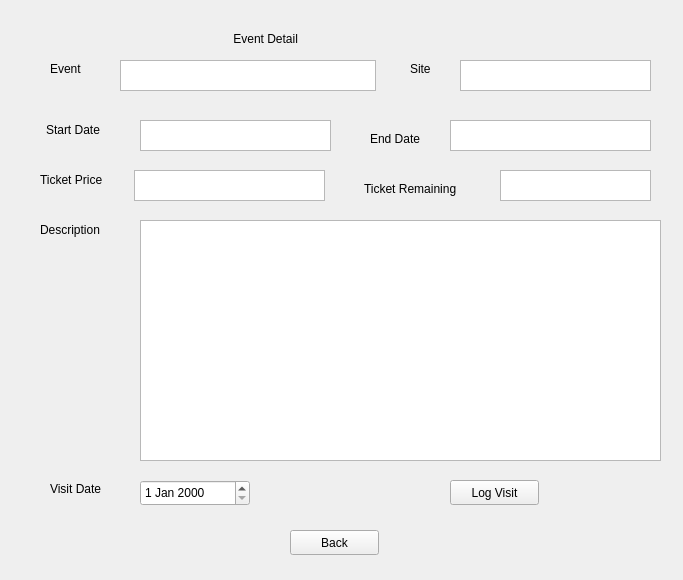
<?xml version="1.0" encoding="UTF-8"?>
<ui version="4.0">
 <class>Form</class>
 <widget class="QWidget" name="Form">
  <property name="geometry">
   <rect>
    <x>0</x>
    <y>0</y>
    <width>683</width>
    <height>580</height>
   </rect>
  </property>
  <property name="windowTitle">
   <string>Form</string>
  </property>
  <widget class="QLabel" name="label">
   <property name="geometry">
    <rect>
     <x>230</x>
     <y>30</y>
     <width>181</width>
     <height>17</height>
    </rect>
   </property>
   <property name="text">
    <string> Event Detail</string>
   </property>
  </widget>
  <widget class="QLabel" name="label_2">
   <property name="geometry">
    <rect>
     <x>50</x>
     <y>60</y>
     <width>67</width>
     <height>17</height>
    </rect>
   </property>
   <property name="text">
    <string>Event</string>
   </property>
  </widget>
  <widget class="QTextBrowser" name="textBrowser">
   <property name="geometry">
    <rect>
     <x>120</x>
     <y>60</y>
     <width>256</width>
     <height>31</height>
    </rect>
   </property>
  </widget>
  <widget class="QLabel" name="label_3">
   <property name="geometry">
    <rect>
     <x>410</x>
     <y>60</y>
     <width>67</width>
     <height>17</height>
    </rect>
   </property>
   <property name="text">
    <string>Site</string>
   </property>
  </widget>
  <widget class="QTextBrowser" name="textBrowser_2">
   <property name="geometry">
    <rect>
     <x>460</x>
     <y>60</y>
     <width>191</width>
     <height>31</height>
    </rect>
   </property>
  </widget>
  <widget class="QLabel" name="label_4">
   <property name="geometry">
    <rect>
     <x>46</x>
     <y>120</y>
     <width>81</width>
     <height>20</height>
    </rect>
   </property>
   <property name="text">
    <string>Start Date</string>
   </property>
  </widget>
  <widget class="QTextBrowser" name="textBrowser_3">
   <property name="geometry">
    <rect>
     <x>140</x>
     <y>120</y>
     <width>191</width>
     <height>31</height>
    </rect>
   </property>
  </widget>
  <widget class="QLabel" name="label_5">
   <property name="geometry">
    <rect>
     <x>370</x>
     <y>130</y>
     <width>67</width>
     <height>17</height>
    </rect>
   </property>
   <property name="text">
    <string>End Date</string>
   </property>
  </widget>
  <widget class="QTextBrowser" name="textBrowser_4">
   <property name="geometry">
    <rect>
     <x>450</x>
     <y>120</y>
     <width>201</width>
     <height>31</height>
    </rect>
   </property>
  </widget>
  <widget class="QTextBrowser" name="textBrowser_5">
   <property name="geometry">
    <rect>
     <x>134</x>
     <y>170</y>
     <width>191</width>
     <height>31</height>
    </rect>
   </property>
  </widget>
  <widget class="QLabel" name="label_6">
   <property name="geometry">
    <rect>
     <x>364</x>
     <y>180</y>
     <width>131</width>
     <height>17</height>
    </rect>
   </property>
   <property name="text">
    <string>Ticket Remaining</string>
   </property>
  </widget>
  <widget class="QLabel" name="label_7">
   <property name="geometry">
    <rect>
     <x>40</x>
     <y>170</y>
     <width>81</width>
     <height>20</height>
    </rect>
   </property>
   <property name="text">
    <string>Ticket Price</string>
   </property>
  </widget>
  <widget class="QTextBrowser" name="textBrowser_6">
   <property name="geometry">
    <rect>
     <x>500</x>
     <y>170</y>
     <width>151</width>
     <height>31</height>
    </rect>
   </property>
  </widget>
  <widget class="QLabel" name="label_8">
   <property name="geometry">
    <rect>
     <x>40</x>
     <y>220</y>
     <width>81</width>
     <height>20</height>
    </rect>
   </property>
   <property name="text">
    <string>Description</string>
   </property>
  </widget>
  <widget class="QTextBrowser" name="textBrowser_7">
   <property name="geometry">
    <rect>
     <x>140</x>
     <y>220</y>
     <width>521</width>
     <height>241</height>
    </rect>
   </property>
  </widget>
  <widget class="QLabel" name="label_9">
   <property name="geometry">
    <rect>
     <x>50</x>
     <y>480</y>
     <width>91</width>
     <height>17</height>
    </rect>
   </property>
   <property name="text">
    <string>Visit Date</string>
   </property>
  </widget>
  <widget class="QPushButton" name="pushButton">
   <property name="geometry">
    <rect>
     <x>290</x>
     <y>530</y>
     <width>89</width>
     <height>25</height>
    </rect>
   </property>
   <property name="text">
    <string>Back</string>
   </property>
  </widget>
  <widget class="QPushButton" name="pushButton_2">
   <property name="geometry">
    <rect>
     <x>450</x>
     <y>480</y>
     <width>89</width>
     <height>25</height>
    </rect>
   </property>
   <property name="text">
    <string>Log Visit</string>
   </property>
  </widget>
  <widget class="QDateEdit" name="dateEdit">
   <property name="geometry">
    <rect>
     <x>140</x>
     <y>480</y>
     <width>110</width>
     <height>26</height>
    </rect>
   </property>
  </widget>
 </widget>
 <resources/>
 <connections/>
</ui>
